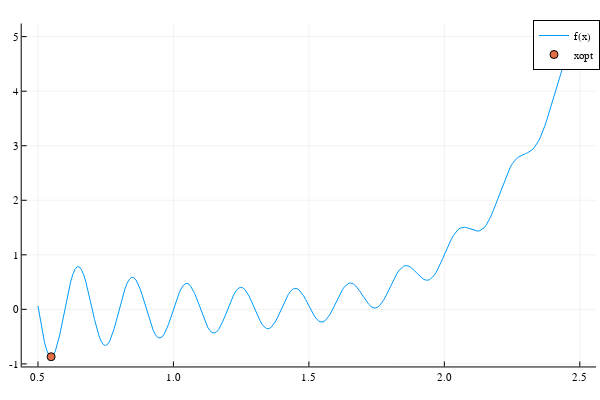

The code cell stored with this chart in its notebook:
### Markdown cell above
## Basic Setup

### Code cell
testfn = TestGramacyLee()
# testfn = TestAckley(2)
lbs, ubs = get_bounds(testfn)

polynomial = PolynomialBasisFunction(
    Tuple([ϕ_constant]),
    Tuple([∇ϕ_constant!]),
    Tuple([Hϕ_constant!])
)
polynomial2 = PolynomialBasisFunction(
    get_linear_phi_functions(testfn.dim),
    get_∇linear_phi_functions(testfn.dim),
    get_Hlinear_phi_functions(testfn.dim)
)
polynomial3 = PolynomialBasisFunction(
    Tuple([ϕ_quadratic]),
    Tuple([∇ϕ_quadratic!]),
    Tuple([Hϕ_quadratic!])
)
auto_polynomial = PolynomialBasisFunction(
    Tuple([ϕ_constant, ϕ_quadratic])
)
coefficients = ones(length(polynomial))
coefficients2 = ones(length(polynomial2))
polynomial_trend = PolynomialTrend(polynomial, coefficients, testfn.dim);
polynomial_trend2 = PolynomialTrend(polynomial2, coefficients2, testfn.dim);

M = 64
initial_xs = randsample(M, testfn.dim, lbs, ubs)
minimizers = Vector{Vector{Float64}}(undef, M)
f_minimums = Vector{Float64}(undef, M);
# testfn += polynomial_trend

if testfn.dim < 3 tplot(testfn) end

### Figure 1 — Plotly figure (JSON) as saved in the notebook; plotly's stock layout.template omitted (floating-point values rounded to 4 significant figures; data arrays with more than 128 entries replaced by an {"elided": "..."} marker saying what was removed)
{"data": [{"colorbar": {"len": 0.9525, "title": "", "x": 0.9934, "y": 0.5139}, "legendgroup": "f(x)", "line": {"color": "rgba(0, 154, 250, 1.000)", "dash": "solid", "shape": "linear", "width": 1}, "mode": "lines", "name": "f(x)", "showlegend": true, "type": "scatter", "x": {"elided": "250 float values"}, "xaxis": "x", "y": {"elided": "250 float values"}, "yaxis": "y"}, {"colorbar": {"len": 0.9525, "title": "", "x": 0.9934, "y": 0.5139}, "legendgroup": "xopt", "marker": {"color": "rgba(227, 111, 71, 1.000)", "line": {"color": "rgba(0, 0, 0, 1.000)", "width": 1}, "size": 8, "symbol": "circle"}, "mode": "markers", "name": "xopt", "showlegend": true, "type": "scatter", "x": [0.5486], "xaxis": "x", "y": [-0.869], "yaxis": "y"}], "layout": {"annotations": [], "height": 400, "legend": {"bgcolor": "rgba(255, 255, 255, 1.000)", "bordercolor": "rgba(0, 0, 0, 1.000)", "borderwidth": 1, "font": {"color": "rgba(0, 0, 0, 1.000)", "family": "sans-serif", "size": 11}, "title": {"font": {"color": "rgba(0, 0, 0, 1.000)", "family": "sans-serif", "size": 15}, "text": ""}, "tracegroupgap": 0, "traceorder": "normal", "x": 1, "xanchor": "auto", "y": 1, "yanchor": "auto"}, "margin": {"b": 20, "l": 0, "r": 0, "t": 20}, "paper_bgcolor": "rgba(255, 255, 255, 1.000)", "plot_bgcolor": "rgba(255, 255, 255, 1.000)", "showlegend": true, "width": 600, "xaxis": {"anchor": "y", "domain": [0.03619, 0.9934], "gridcolor": "rgba(0, 0, 0, 0.100)", "gridwidth": 0.5, "linecolor": "rgba(0, 0, 0, 1.000)", "mirror": false, "range": [0.44, 2.56], "showgrid": true, "showline": true, "showticklabels": true, "tickangle": 0, "tickcolor": "rgb(0, 0, 0)", "tickfont": {"color": "rgba(0, 0, 0, 1.000)", "family": "sans-serif", "size": 11}, "tickmode": "array", "ticks": "inside", "ticktext": ["0.5", "1.0", "1.5", "2.0", "2.5"], "tickvals": [0.5, 1, 1.5, 2, 2.5], "title": "", "titlefont": {"color": "rgba(0, 0, 0, 1.000)", "family": "sans-serif", "size": 15}, "type": "-", "visible": true, "zeroline": false, "zerolinecolor": "rgba(0, 0, 0, 1.000)"}, "yaxis": {"anchor": "x", "domain": [0.03762, 0.9902], "gridcolor": "rgba(0, 0, 0, 0.100)", "gridwidth": 0.5, "linecolor": "rgba(0, 0, 0, 1.000)", "mirror": false, "range": [-1.047, 5.24], "showgrid": true, "showline": true, "showticklabels": true, "tickangle": 0, "tickcolor": "rgb(0, 0, 0)", "tickfont": {"color": "rgba(0, 0, 0, 1.000)", "family": "sans-serif", "size": 11}, "tickmode": "array", "ticks": "inside", "ticktext": ["-1", "0", "1", "2", "3", "4", "5"], "tickvals": [-1, 0, 1, 2, 3, 4, 5], "title": "", "titlefont": {"color": "rgba(0, 0, 0, 1.000)", "family": "sans-serif", "size": 15}, "type": "-", "visible": true, "zeroline": false, "zerolinecolor": "rgba(0, 0, 0, 1.000)"}}}
